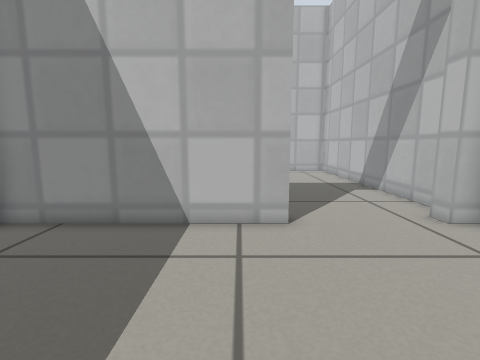
view 1 (above)

14 first-person views from a walk through a Gazebo world. The camera is 0.45 m above the floor, tilts 8° down and sees 85° across. The floor is counted in squares, 0.2 m on a side. Each view is taken from the middle of a square. On the plan, view 1 faces up. The plan holds only what a view shows up to about 17 squares ahead; the rest is blank. Gazebo's built-in surfaces are drawn with simple patterns.

view 2
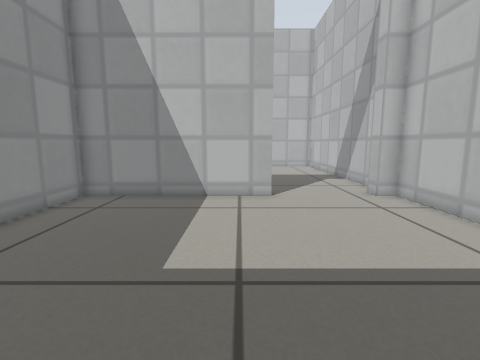

view 3
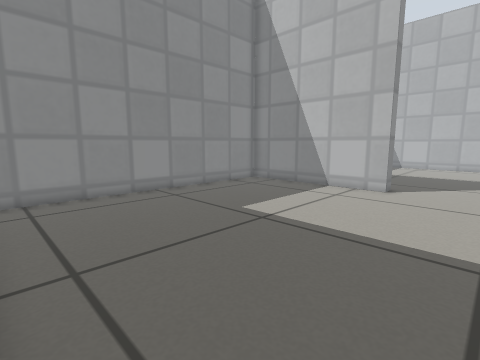

view 4
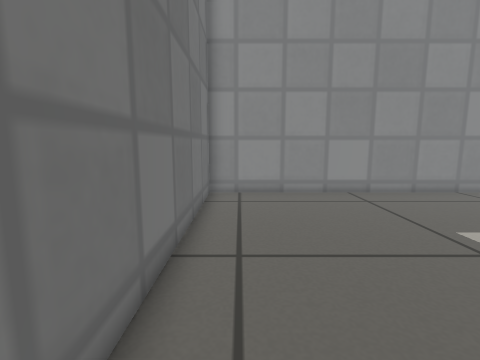

view 5
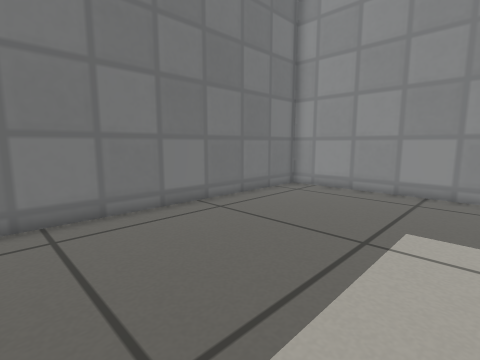

view 6
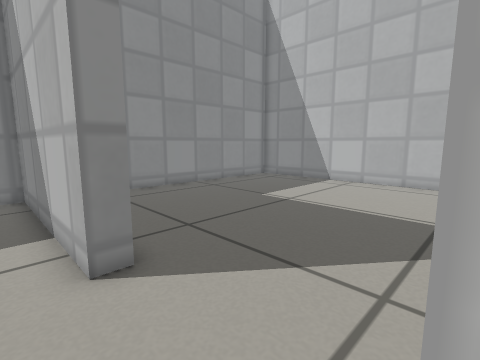

view 7
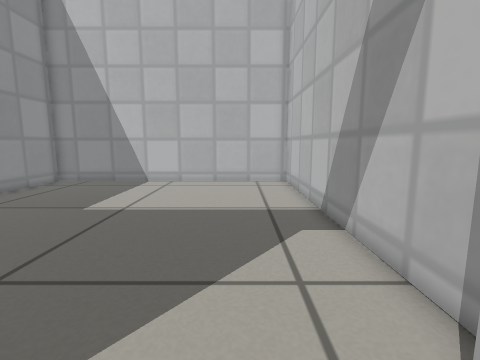

view 8
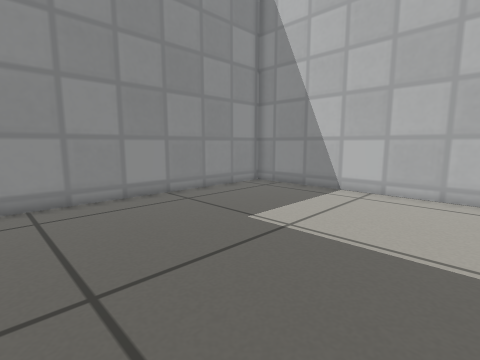

view 9
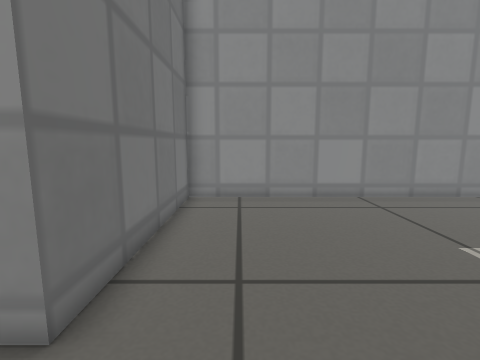

view 10
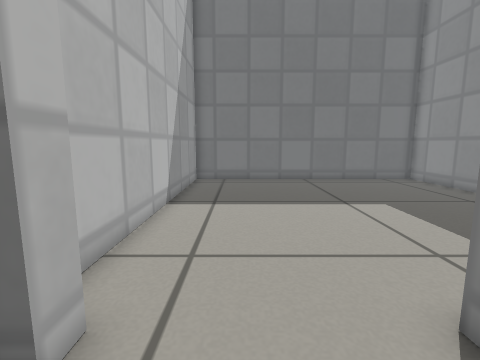

view 11
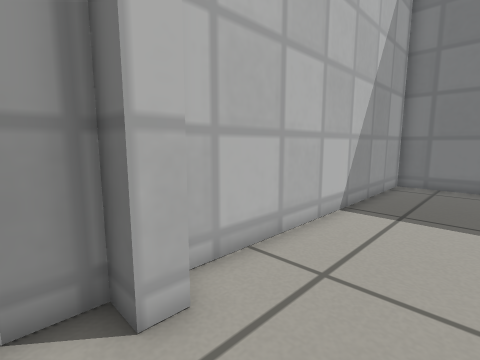

view 12
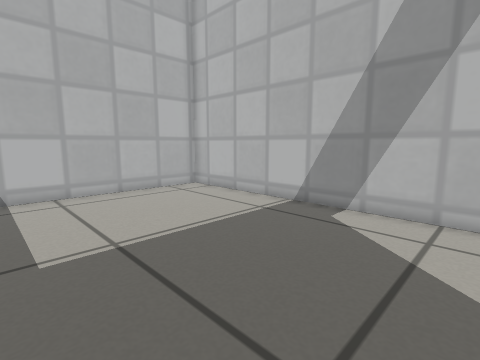

view 13
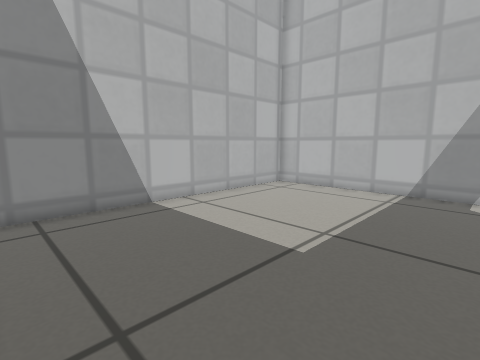

view 14
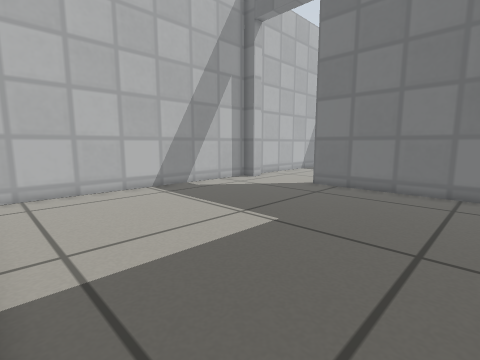

### Floor plan
Ten units are one square. View 1 is at (0, 0); x grows to the right and y downward. Boxes are objects, and circles mark ways between rooms. Rooms are numbered by the first view taken in them; rooms with no view inside come last. Other rooms are left out.
<svg viewBox="-72 -219 145 288">
<path fill="none" stroke="#000" d="M14 -71 -67 -71 -67 64 68 64 68 -71 59 -71M59 -79 68 -79 68 -214 -67 -214 -67 -79 14 -79"/>
<circle cx="35" cy="-75" r="3" fill="#2a7"/>
<text x="0" y="0">1</text>
<text x="0" y="-150">2</text>
</svg>
Room 1 opens to room 2.

Where each view was taken, in squares from view 1:
view 1: 0 up, 0 right, facing up
view 2: 4 down, 0 right, facing up
view 3: 6 down, 5 right, facing up-left
view 4: 5 down, 5 right, facing left
view 5: 2 up, 6 right, facing down-left
view 6: 6 up, 6 right, facing up-left
view 7: 6 up, 4 right, facing up
view 8: 9 up, 4 right, facing up-left
view 9: 10 up, 4 right, facing left
view 10: 10 up, 4 right, facing down
view 11: 9 up, 3 right, facing down-right
view 12: 9 up, 2 left, facing up-right
view 13: 12 up, 6 left, facing up-right
view 14: 21 up, 6 left, facing down-right
